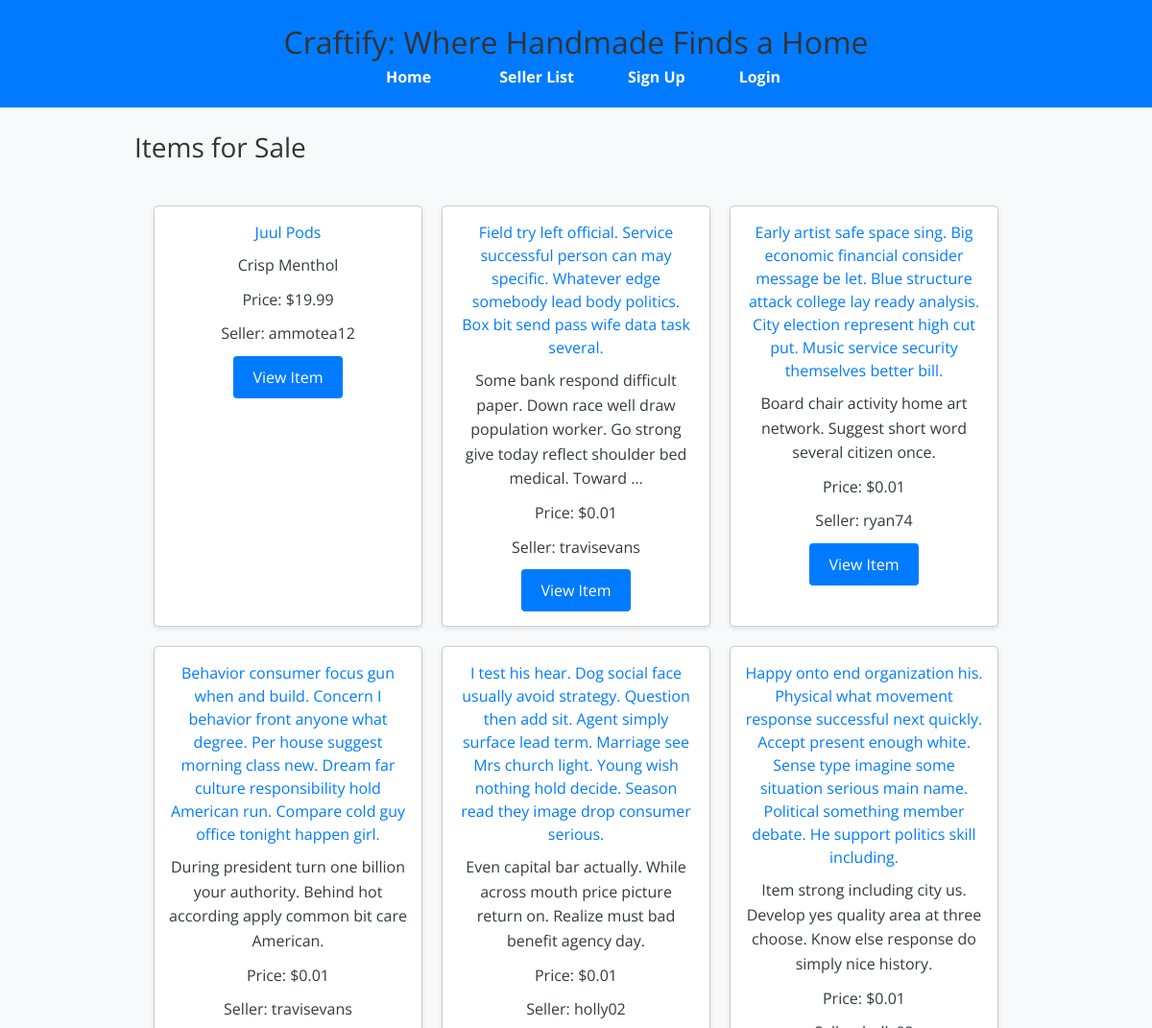
The app's page / (upper part), older data.
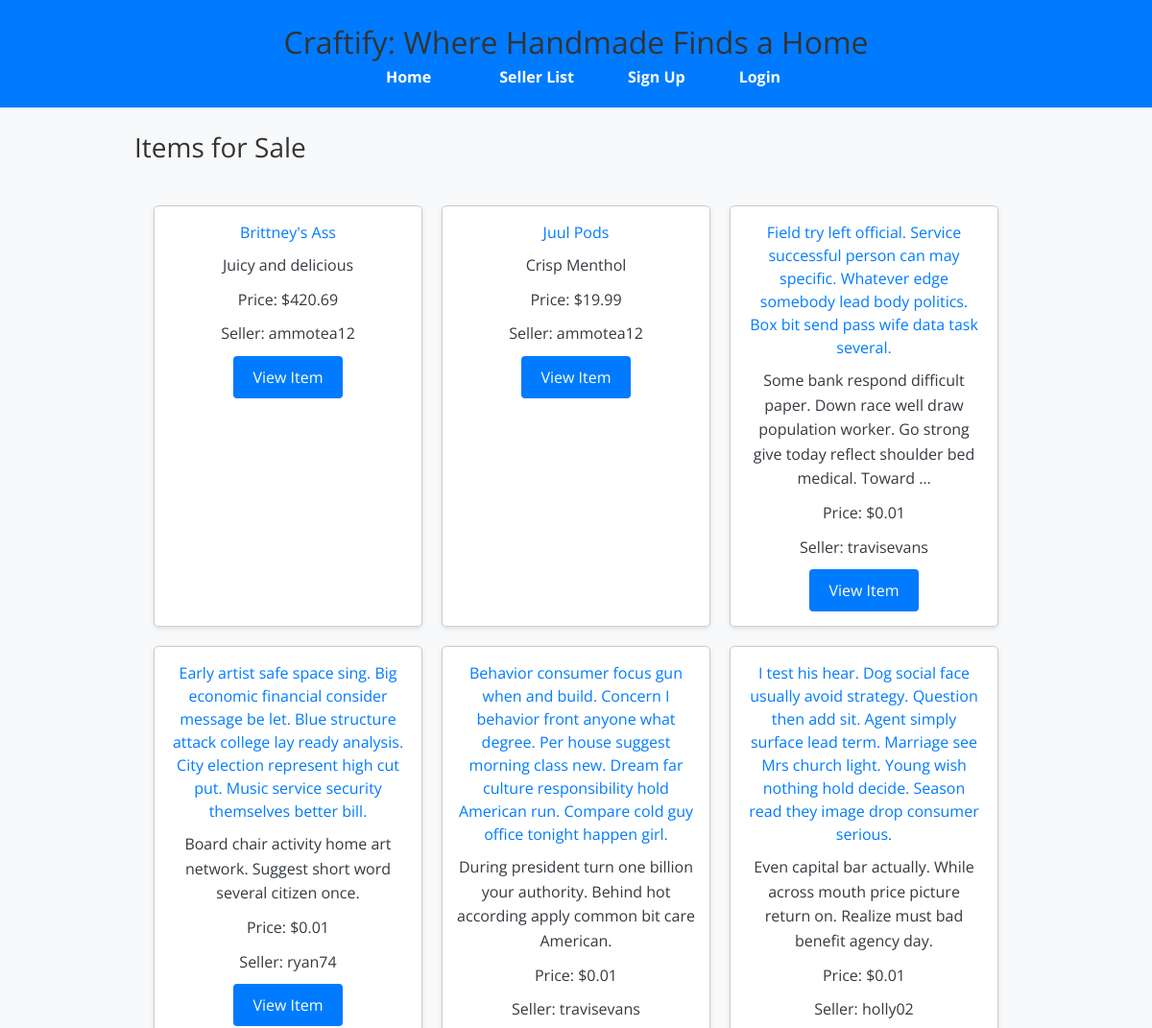
The same page, newer data.
### craftify/models/item_controller.py (models this page shows, shortened)
class Item(models.Model):
    name = models.CharField(max_length=255)
    description = models.TextField()
    price = models.DecimalField(
        max_digits=10,
        decimal_places=2,
        default=0.01,
        validators=[
            MinValueValidator(0.01)
        ]
    )
    quantity = models.PositiveIntegerField(
        validators=[
            MinValueValidator(1)
        ]
    )
    created_at = models.DateTimeField(auto_now_add=True)
    seller = models.ForeignKey(settings.AUTH_USER_MODEL, on_delete=models.CASCADE, related_name='items_for_sale')
    image = models.ImageField(upload_to='item_images/', null=True, blank=True)
    category = models.CharField(max_length=100, null=True, blank=True)
    class Meta:
        ordering = ['-created_at']
        verbose_name = "Item"
        verbose_name_plural = "Items"
        indexes = [
            models.Index(fields=['seller']),
            models.Index(fields=['name']),
        ]
        unique_together = ('seller', 'name')

### craftify/models/user_ext_controller.py (models this page shows, shortened)
class UserExtended(AbstractBaseUser, PermissionsMixin):
    email = models.EmailField(unique=True)
    username = models.CharField(max_length=255, unique=True)
    address = models.OneToOneField(
        Address,
        on_delete=models.CASCADE,
        null=True,
        blank=True
    )
    bio = models.TextField(null=True, blank=True)
    country_code = models.CharField(max_length=4, blank=True)
    drivers_license_number = models.CharField(max_length=20, blank=True)
    phone_number = models.CharField(max_length=15, blank=True, null=True)
    date_of_birth = models.DateField(null=True, blank=True)
    profile_picture = models.ImageField(upload_to='profile_pictures/', null=True, blank=True)
    website = models.URLField(blank=True)
    is_staff = models.BooleanField(default=False)
    is_active = models.BooleanField(default=True)
    is_superuser = models.BooleanField(default=False)
    objects = UserExtendedManager()
    USERNAME_FIELD = 'email'
    REQUIRED_FIELDS = ['username']

### craftify/views/item_views.py (the view)
# urls.py: 2. Add a URL to urlpatterns:  path('', views.home, name='home')
def home(request):
    items = Item.objects.all()
    return render(request, 'home.html', {'items': items})

### craftify/templates/home.html (shortened to what this page needs)
{% extends 'base.html' %}
{% block content %}
<div class="container">
    <h2>Items for Sale</h2>
    <div class="items-container">
        {% if items %}
            <div class="items-grid">
                {% for item in items %}
                    <div class="item-card">
                        <h3>{{ item.name }}</h3>
                        <p>{{ item.description|truncatewords:20 }}</p>
                        <p>Price: ${{ item.price }}</p>
                        <p>Seller: {{ item.seller.username }}</p>
                        <a href="{% url 'item_detail' item.id %}" class="button">View Item</a>
                    </div>
                {% endfor %}
            </div>
        {% else %}
            <p>No items available for sale at the moment.</p>
        {% endif %}
    </div>
</div>
{% endblock %}

Row changes from the older to the newer data that the page shows:
no longer on this page (row unchanged): Item: name "Happy onto end organization his. Physical what movement response successful next quickly. Accept present enough white. Sense type imagine some situation serious main name. Political something member debate. He support politics skill including.", description "Item strong including city us. Develop yes quality area at three choose. Know else response do simply nice history.", price "0.01"
added Item: name "Brittney's Ass", description "Juicy and delicious", price "420.69", seller.username "ammotea12"
